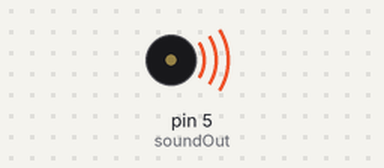
Recording of a sketch running on a simulated Arduino Uno, built with avr-gcc and run on an emulated ATmega328P. Shown: buzzer (waves = sounding).

Above: at 0.1 s.
Timing chart, 0 to 1.6 s (numbered marks = the images above):
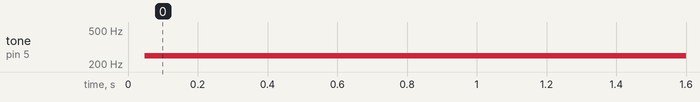

Measured:
- by itself, tone on pin 5 (soundOut): silent → 249 Hz at 0.05 s

The sketch:

sound_gen_direct.ino
```cpp
int soundOut = 5;		// Sound output pin
int del = 2;		// This determines how long the signal stays
				// HIGH or LOW in milliseconds

void setup()
{
  pinMode(soundOut, OUTPUT);
}

void loop()
{
  digitalWrite(soundOut, HIGH);
  delay(del);
  digitalWrite(soundOut, LOW);
  delay(del);
}
```
